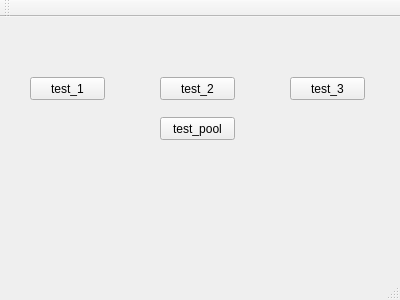
<?xml version="1.0" encoding="UTF-8"?>
<ui version="4.0">
 <class>MainWindow</class>
 <widget class="QMainWindow" name="MainWindow">
  <property name="geometry">
   <rect>
    <x>0</x>
    <y>0</y>
    <width>400</width>
    <height>300</height>
   </rect>
  </property>
  <property name="windowTitle">
   <string>MainWindow</string>
  </property>
  <widget class="QWidget" name="centralWidget">
   <widget class="QPushButton" name="pushButton">
    <property name="geometry">
     <rect>
      <x>30</x>
      <y>60</y>
      <width>75</width>
      <height>23</height>
     </rect>
    </property>
    <property name="text">
     <string>test_1</string>
    </property>
   </widget>
   <widget class="QPushButton" name="pushButton_2">
    <property name="geometry">
     <rect>
      <x>160</x>
      <y>60</y>
      <width>75</width>
      <height>23</height>
     </rect>
    </property>
    <property name="text">
     <string>test_2</string>
    </property>
   </widget>
   <widget class="QPushButton" name="pushButton_3">
    <property name="geometry">
     <rect>
      <x>290</x>
      <y>60</y>
      <width>75</width>
      <height>23</height>
     </rect>
    </property>
    <property name="text">
     <string>test_3</string>
    </property>
   </widget>
   <widget class="QPushButton" name="pushButton_4">
    <property name="geometry">
     <rect>
      <x>160</x>
      <y>100</y>
      <width>75</width>
      <height>23</height>
     </rect>
    </property>
    <property name="text">
     <string>test_pool</string>
    </property>
   </widget>
  </widget>
  <widget class="QMenuBar" name="menuBar">
   <property name="geometry">
    <rect>
     <x>0</x>
     <y>0</y>
     <width>400</width>
     <height>23</height>
    </rect>
   </property>
  </widget>
  <widget class="QToolBar" name="mainToolBar">
   <attribute name="toolBarArea">
    <enum>TopToolBarArea</enum>
   </attribute>
   <attribute name="toolBarBreak">
    <bool>false</bool>
   </attribute>
  </widget>
  <widget class="QStatusBar" name="statusBar"/>
 </widget>
 <layoutdefault spacing="6" margin="11"/>
 <resources/>
 <connections/>
</ui>
